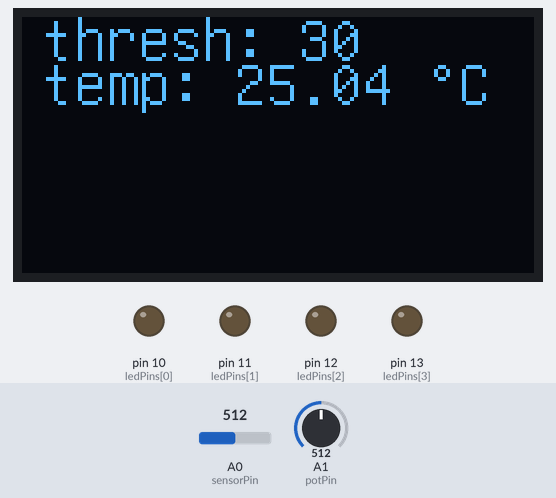
Simulated run of this sketch. Board: Arduino Uno, built with avr-gcc and run on an emulated ATmega328P. Shown: 128×64 one-colour display, output pins drawn as LEDs (lit = HIGH). Inputs (shaded band) come from the test bench; at power-on: A0 (sensorPin) = 512, A1 (potPin) = 512.

Above: at 1.2 s.
1.3 s: A0 (sensorPin) set to 559
At 2.4 s:
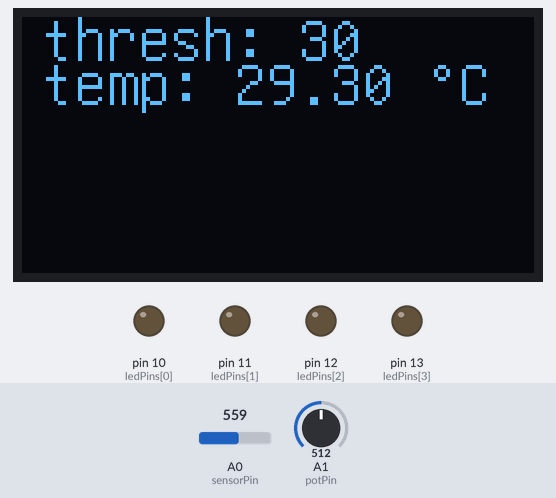
3.1 s: A0 (sensorPin) set to 579
At 4.9 s:
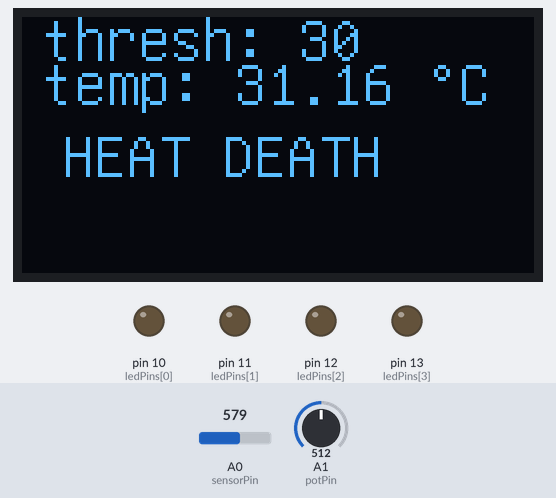
6.1 s: A1 (potPin) set to 306
At 7.4 s:
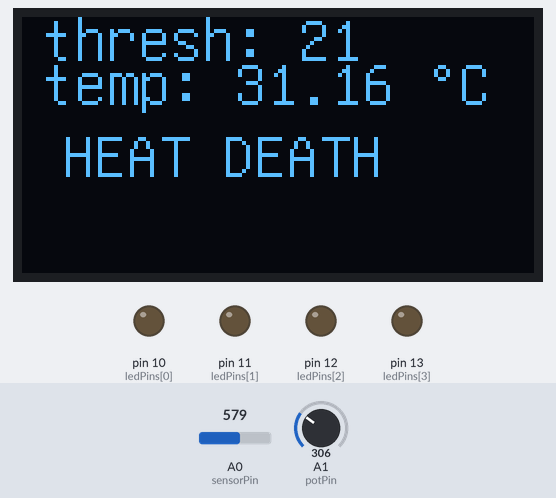
9.1 s: A1 (potPin) set to 716
At 10.7 s:
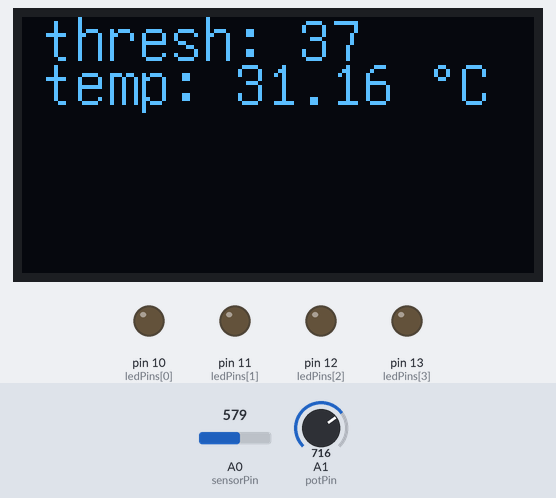
Timing chart, 0 to 11.9 s (numbered marks = the images above; inputs shaded):
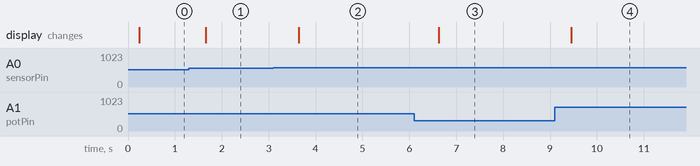

Measured:
- the behaviour switches between 566 and 567 on A0 (sensorPin) (found by bisection; images 1 and 2)
- after the input at 1.3 s, the display: changes after 0.36 s (image 1)
- after the input at 3.1 s, the display: changes after 0.54 s (image 2)
- after the input at 6.1 s, the display: changes after 0.52 s (image 3)
- after the input at 9.1 s, the display: changes after 0.36 s (image 4)

The sketch:

temp_alarm.ino
```cpp
#include "U8glib.h"
#include "Wire.h"

U8GLIB_SSD1306_128X64 u8g(U8G_I2C_OPT_NO_ACK);

#define FONT_SMALL u8g_font_6x10
#define FONT_MEDIUM u8g_font_9x15
#define FONT_LARGE u8g_font_fub20
#define UNIFONT u8g_font_unifont

int potPin = A1;
int sensorPin = A0;

float R1 = 10000;                                                // value of R1 on board
float c1 = 0.001129148, c2 = 0.000234125, c3 = 0.0000000876741;  //steinhart-hart coeficients for thermistor

bool aboveThresh;

int ledPins[4] = { 10, 11, 12, 13 };
int ledPinTimes[4] = {200, 500, 1000, 400};
int ledIndex = 0;

void setup() {
  Serial.begin(9600);
  u8g.setFont(UNIFONT);

  pinMode(potPin, INPUT);
  pinMode(sensorPin, INPUT);

  for (int i = 0; i < 4; i++) {
    pinMode(ledPins[i], OUTPUT);
  }
}

void loop() {
  int thresh = getThresh();
  float temp = getTemp();

  aboveThresh = (temp > thresh);
  if (aboveThresh) {
    alarm();
  }

  oledDraw(thresh, temp);
}

void oledDraw(int thresh, float temp) {
  u8g.firstPage();

  do {
    u8g.drawStr(5, 11, ("thresh: " + String(thresh)).c_str());
    u8g.drawStr(5, 22, ("temp: " + String(temp) + " " + char(176) + "C").c_str());

    if (aboveThresh) {
      u8g.drawStr(10, 40, "HEAT DEATH");
    }

  } while (u8g.nextPage());
}

void alarm() {
  digitalWrite(ledPins[ledIndex], HIGH);
  delay(ledPinTimes[ledIndex] / analogRead(potPin));
  digitalWrite(ledPins[ledIndex], LOW);

  ledIndex = (ledIndex + 1) % 4;
}

int getThresh() {
  int resistance = analogRead(potPin);
  return map(resistance, 0, 1023, 10, 50);
}

float getTemp() {
  int Vo = analogRead(sensorPin);
  float R2 = R1 * (1023.0 / (float)Vo - 1.0);  // calculate resistance on thermistor
  float logR2 = log(R2);
  float T = (1.0 / (c1 + c2 * logR2 + c3 * logR2 * logR2 * logR2));  // temperature in Kelvin
  T = T - 273.15;                                                    //convert Kelvin to Celcius

  return T;
}
```
